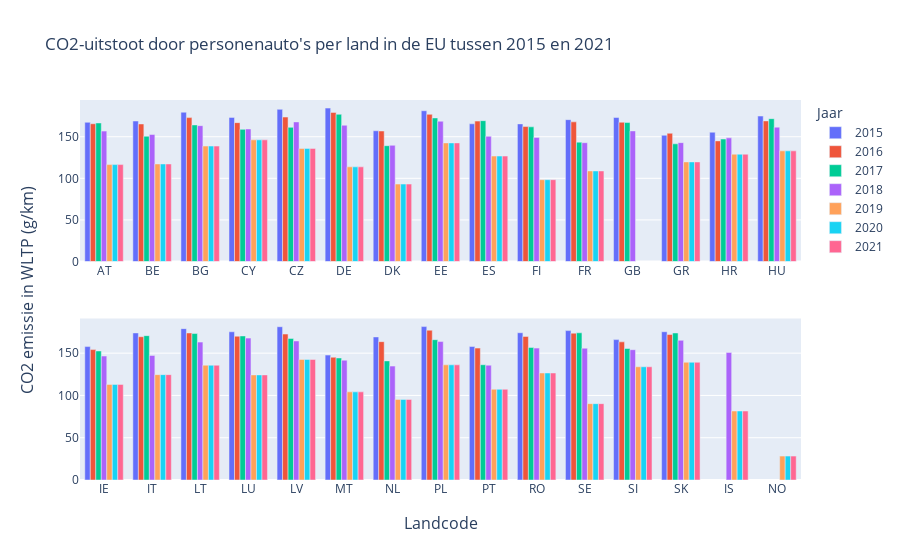

This figure's notebook cell:
### Markdown cell above
## Dataset and preprocessing

Voor onze data story hebben wij gebruik gemaakt van de CO2 Cars Emission Datasets van het Europees Mileauagentschap (EEA). Dit zijn 7 datasets die de jaren 2015-2021 vertegenwoordigen en deze bevatten gegevens over de CO2-uitstoot van personenauto's in Europa. In de datasets is informatie te vinden over de uitstoot van meerdere Europese landen en over diverse overige aspecten, waaronder het merk en het model van de auto, het jaar van registratie, het brandstoftype, de CO2-uitstoot in gram per kilometer en andere technische specificaties.

Om onze dataset voor te bereiden op verdere analyse, hebben we een reeks preprocessing-stappen toegepast. Ons doel was om de data schoon te maken, te filteren en te transformeren, zodat het geschikt zou zijn voor onze specifieke behoeften. Ten eerste hebben we de zeven afzonderlijke datasets samengevoegd. Door deze datasets samen te voegen, konden we een meer omvattend beeld krijgen van de CO2-uitstoot van personenauto’s over een periode van zeven jaar waardoor het later makkelijker zou zijn om de visualisaties te creëren. Daarna hebben we onze dataset gefilterd op basis van de kolommen die we nodig hadden voor onze visualisaties en ook de rijen met ontbrekende waarden helemaal verwijderd. Om ervoor te zorgen dat de brandstoftypen consistent waren, hebben we een transformatie toegepast. We hebben de slashes in de brandstoftypen bijvoorbeeld vervangen door streepjes en alle tekst naar kleine letters geconverteerd. Bovendien hebben we een nieuwe kolom toegevoegd aan de dataset, namelijk het jaartal. De originele datasets bevatten deze kolom natuurlijk niet aangezien ze gericht zijn op jaarlijkse uitstoot, maar omdat wij deze datasets hebben samengevoegd was het relevant om het toe te voegen. Vervolgens hebben we alle kolomnamen hernoemd omdat de zeven datasets verschillende namen gebruikten voor dezelfde kolommen. In de ene dataset werd de kolom bijvoorbeeld 'Country' genoemd, terwijl in een andere dataset 'Member state' werd gebruikt. Ten slotte hebben we de rijen met 'Hydrogen' als brandstoftype uitgefilterd.

Door deze preprocessing-stappen toe te passen, hebben we een schone, gefilterde en getransformeerde dataset verkregen, die klaar was voor verdere analyse.

### Code cell
# Plot settings
rows = 2
cols = 1
fig = make_subplots(rows=rows, cols=cols, x_title="Landcode", y_title="CO2 emissie in WLTP (g/km)")

for year in [2015, 2016, 2017, 2018, 2019, 2020, 2021]:
    # Find index of 'IE' to split the countries on ('IE' is often in the middle).
    country_emission_year = country_emission[country_emission["year"]==year].reset_index()
    split_index = country_emission_year[country_emission_year["Country"]=="IE"].index
    country_emission_split = np.split(country_emission[country_emission["year"]==year], split_index)

    # Subplot settings
    showlegend = True
    for row in range(rows):
        for col in range(cols):
            index = cols * row + col
            fig.append_trace(
                go.Bar(
                    x=country_emission_split[index]["Country"],
                    y=country_emission_split[index]["Ewltp (g/km) mean"],
                    name=year,
                    marker=dict(color=px.colors.qualitative.Plotly[year-2015]),
                    showlegend=showlegend,
                ),
                row=row + 1,
                col=col + 1,
            )
            showlegend = False

fig.update_layout(
    title_text="CO2-uitstoot door personenauto's per land in de EU tussen 2015 en 2021",
    legend_title="Jaar",
)
fig.show()

### Figure 1 — Plotly figure (JSON) as saved in the notebook; plotly's stock layout.template omitted (floating-point values rounded to 4 significant figures)
{"data": [{"marker": {"color": "#636EFA"}, "name": "2015", "showlegend": true, "type": "bar", "x": ["AT", "BE", "BG", "CY", "CZ", "DE", "DK", "EE", "ES", "FI", "FR", "GB", "GR", "HR", "HU"], "xaxis": "x", "y": [167.4, 168.9, 179.5, 173.3, 182.9, 184.5, 157.2, 181.3, 165.6, 165.4, 170.5, 173.1, 151.8, 155.4, 174.9], "yaxis": "y"}, {"marker": {"color": "#636EFA"}, "name": "2015", "showlegend": false, "type": "bar", "x": ["IE", "IT", "LT", "LU", "LV", "MT", "NL", "PL", "PT", "RO", "SE", "SI", "SK"], "xaxis": "x2", "y": [157.8, 173.9, 179.0, 175.3, 181.3, 147.7, 169.2, 181.5, 157.9, 174.2, 176.7, 166.0, 175.4], "yaxis": "y2"}, {"marker": {"color": "#EF553B"}, "name": "2016", "showlegend": true, "type": "bar", "x": ["AT", "BE", "BG", "CY", "CZ", "DE", "DK", "EE", "ES", "FI", "FR", "GB", "GR", "HR", "HU"], "xaxis": "x", "y": [165.6, 165.4, 173.0, 166.9, 173.7, 179.3, 156.9, 176.9, 168.8, 162.2, 167.9, 167.4, 154.2, 145.0, 169.0], "yaxis": "y"}, {"marker": {"color": "#EF553B"}, "name": "2016", "showlegend": false, "type": "bar", "x": ["IE", "IT", "LT", "LU", "LV", "MT", "NL", "PL", "PT", "RO", "SE", "SI", "SK"], "xaxis": "x2", "y": [154.2, 169.5, 173.9, 170.0, 172.6, 145.2, 163.6, 177.2, 156.0, 169.8, 173.7, 163.4, 172.1], "yaxis": "y2"}, {"marker": {"color": "#00CC96"}, "name": "2017", "showlegend": true, "type": "bar", "x": ["AT", "BE", "BG", "CY", "CZ", "DE", "DK", "EE", "ES", "FI", "FR", "GB", "GR", "HR", "HU"], "xaxis": "x", "y": [166.6, 150.6, 164.2, 158.9, 161.3, 177.0, 139.2, 172.6, 169.3, 161.9, 143.5, 167.1, 141.5, 147.2, 171.7], "yaxis": "y"}, {"marker": {"color": "#00CC96"}, "name": "2017", "showlegend": false, "type": "bar", "x": ["IE", "IT", "LT", "LU", "LV", "MT", "NL", "PL", "PT", "RO", "SE", "SI", "SK"], "xaxis": "x2", "y": [152.6, 170.7, 173.2, 170.4, 167.5, 144.3, 140.9, 166.0, 136.3, 156.8, 174.1, 155.5, 173.9], "yaxis": "y2"}, {"marker": {"color": "#AB63FA"}, "name": "2018", "showlegend": true, "type": "bar", "x": ["AT", "BE", "BG", "CY", "CZ", "DE", "DK", "EE", "ES", "FI", "FR", "GB", "GR", "HR", "HU"], "xaxis": "x", "y": [156.8, 152.7, 163.3, 159.4, 167.8, 163.8, 139.7, 168.7, 150.5, 149.2, 142.8, 157.0, 142.9, 148.7, 161.5], "yaxis": "y"}, {"marker": {"color": "#AB63FA"}, "name": "2018", "showlegend": false, "type": "bar", "x": ["IE", "IS", "IT", "LT", "LU", "LV", "MT", "NL", "PL", "PT", "RO", "SE", "SI", "SK"], "xaxis": "x2", "y": [146.6, 150.7, 147.3, 163.1, 167.8, 164.4, 141.7, 134.7, 163.7, 135.8, 156.0, 155.9, 154.1, 165.2], "yaxis": "y2"}, {"marker": {"color": "#FFA15A"}, "name": "2019", "showlegend": true, "type": "bar", "x": ["AT", "BE", "BG", "CY", "CZ", "DE", "DK", "EE", "ES", "FI", "FR", "GR", "HR", "HU"], "xaxis": "x", "y": [116.5, 117.3, 138.8, 146.2, 135.9, 113.8, 93.09, 142.6, 126.7, 98.35, 108.9, 119.7, 129.0, 133.0], "yaxis": "y"}, {"marker": {"color": "#FFA15A"}, "name": "2019", "showlegend": false, "type": "bar", "x": ["IE", "IS", "IT", "LT", "LU", "LV", "MT", "NL", "NO", "PL", "PT", "RO", "SE", "SI", "SK"], "xaxis": "x2", "y": [113.0, 81.59, 124.6, 135.7, 124.3, 142.6, 104.2, 95.31, 28.26, 136.2, 107.3, 126.6, 90.27, 133.9, 139.2], "yaxis": "y2"}, {"marker": {"color": "#19D3F3"}, "name": "2020", "showlegend": true, "type": "bar", "x": ["AT", "BE", "BG", "CY", "CZ", "DE", "DK", "EE", "ES", "FI", "FR", "GR", "HR", "HU"], "xaxis": "x", "y": [116.5, 117.3, 138.8, 146.2, 135.9, 113.8, 93.09, 142.6, 126.7, 98.35, 108.9, 119.7, 129.0, 133.0], "yaxis": "y"}, {"marker": {"color": "#19D3F3"}, "name": "2020", "showlegend": false, "type": "bar", "x": ["IE", "IS", "IT", "LT", "LU", "LV", "MT", "NL", "NO", "PL", "PT", "RO", "SE", "SI", "SK"], "xaxis": "x2", "y": [113.0, 81.59, 124.6, 135.7, 124.3, 142.6, 104.2, 95.31, 28.26, 136.2, 107.3, 126.6, 90.27, 133.9, 139.2], "yaxis": "y2"}, {"marker": {"color": "#FF6692"}, "name": "2021", "showlegend": true, "type": "bar", "x": ["AT", "BE", "BG", "CY", "CZ", "DE", "DK", "EE", "ES", "FI", "FR", "GR", "HR", "HU"], "xaxis": "x", "y": [116.5, 117.3, 138.8, 146.2, 135.9, 113.8, 93.09, 142.6, 126.7, 98.35, 108.9, 119.7, 129.0, 133.0], "yaxis": "y"}, {"marker": {"color": "#FF6692"}, "name": "2021", "showlegend": false, "type": "bar", "x": ["IE", "IS", "IT", "LT", "LU", "LV", "MT", "NL", "NO", "PL", "PT", "RO", "SE", "SI", "SK"], "xaxis": "x2", "y": [113.0, 81.59, 124.6, 135.7, 124.3, 142.6, 104.2, 95.31, 28.26, 136.2, 107.3, 126.6, 90.27, 133.9, 139.2], "yaxis": "y2"}], "layout": {"annotations": [{"font": {"size": 16}, "showarrow": false, "text": "Landcode", "x": 0.5, "xanchor": "center", "xref": "paper", "y": 0, "yanchor": "top", "yref": "paper", "yshift": -30}, {"font": {"size": 16}, "showarrow": false, "text": "CO2 emissie in WLTP (g/km)", "textangle": -90, "x": 0, "xanchor": "right", "xref": "paper", "xshift": -40, "y": 0.5, "yanchor": "middle", "yref": "paper"}], "legend": {"title": {"text": "Jaar"}}, "title": {"text": "CO2-uitstoot door personenauto's per land in de EU tussen 2015 en 2021"}, "xaxis": {"anchor": "y", "domain": [0, 1]}, "xaxis2": {"anchor": "y2", "domain": [0, 1]}, "yaxis": {"anchor": "x", "domain": [0.575, 1]}, "yaxis2": {"anchor": "x2", "domain": [0, 0.425]}}}
